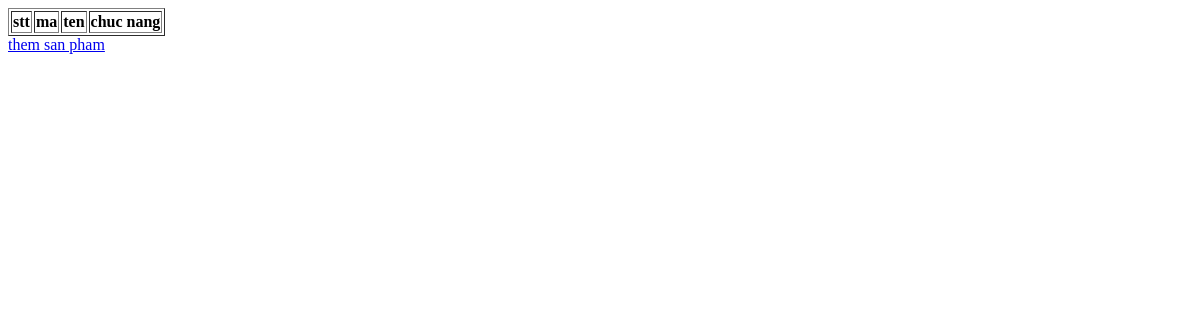
Before: /list_category with the older database file.
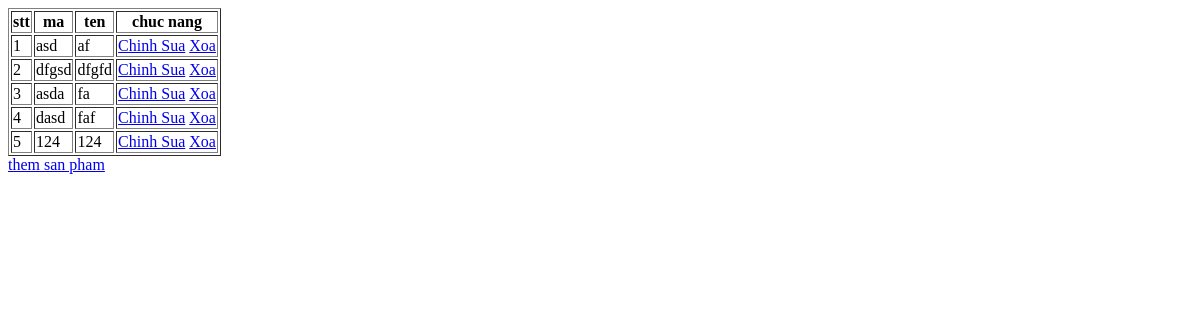
After: the same page with the newer database file.
### app/models.py (models this page shows, shortened)
class Category(models.Model):
    code=models.CharField(max_length=20,unique=True,verbose_name='Ma')
    name=models.CharField(max_length=100,verbose_name="Ten")

### app/views.py (the view)
# urls.py: path('list_category',listCategory,name='category-list'),
def listCategory(request):
    categoryList=Category.objects.all()
    return render(request,'category_list.html',{'categoryList':categoryList})

### app/templates/category_list.html
<table border="1">
    <tr>
        <th>stt</th>
        <th>ma</th>
        <th>ten</th>
        <th>chuc nang</th>
    </tr>
    {%for c in categoryList %}
        <tr>
            <td>{{forloop.counter}}</td>
            <td>{{c.code}}</td>
            <td>{{c.name}}</td>
            <td>
                <a href="{% url 'category-update' c.id %}">Chinh Sua</a>
                <a href="{% url 'category-delete' c.id %}">Xoa</a>
            </td>
        </tr>
{%endfor%}
</table>
<a href="{% url 'category-create' %}">them san pham</a>

Changed rows visible on the page:
added Category: code "asd", name "af"
added Category: code "dfgsd", name "dfgfd"
added Category: code "asda", name "fa"
added Category: code "dasd", name "faf"
added Category: code "124", name "124"
